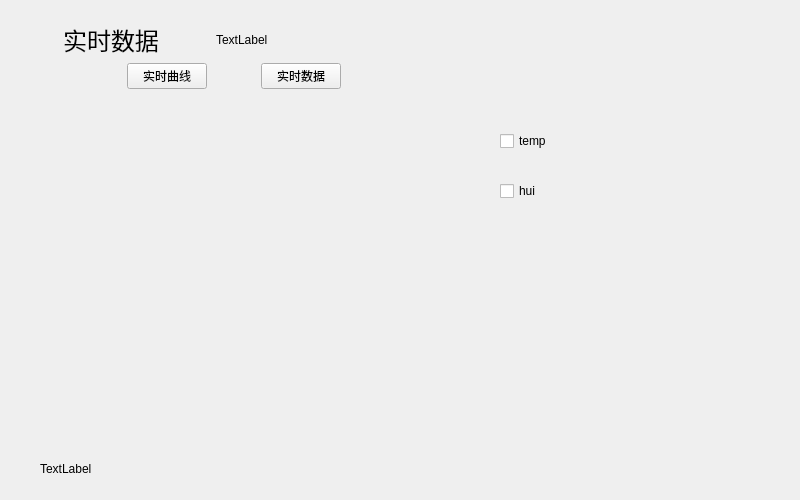
<?xml version="1.0" encoding="UTF-8"?>
<ui version="4.0">
 <class>RealData</class>
 <widget class="QWidget" name="RealData">
  <property name="geometry">
   <rect>
    <x>0</x>
    <y>0</y>
    <width>800</width>
    <height>500</height>
   </rect>
  </property>
  <property name="windowTitle">
   <string>Form</string>
  </property>
  <widget class="QStackedWidget" name="stackedWidget">
   <property name="geometry">
    <rect>
     <x>100</x>
     <y>90</y>
     <width>551</width>
     <height>341</height>
    </rect>
   </property>
   <property name="currentIndex">
    <number>1</number>
   </property>
   <widget class="QWidget" name="pageCurve">
    <widget class="QPushButton" name="pushButton">
     <property name="geometry">
      <rect>
       <x>120</x>
       <y>90</y>
       <width>99</width>
       <height>27</height>
      </rect>
     </property>
     <property name="text">
      <string>曲线</string>
     </property>
    </widget>
   </widget>
   <widget class="QCustomPlot" name="pageData">
    <widget class="QCheckBox" name="checkBox_temp">
     <property name="geometry">
      <rect>
       <x>400</x>
       <y>40</y>
       <width>97</width>
       <height>22</height>
      </rect>
     </property>
     <property name="text">
      <string>temp</string>
     </property>
    </widget>
    <widget class="QCheckBox" name="checkBox_hui">
     <property name="geometry">
      <rect>
       <x>400</x>
       <y>90</y>
       <width>97</width>
       <height>22</height>
      </rect>
     </property>
     <property name="text">
      <string>hui</string>
     </property>
    </widget>
   </widget>
  </widget>
  <widget class="QLabel" name="label">
   <property name="geometry">
    <rect>
     <x>40</x>
     <y>460</y>
     <width>67</width>
     <height>17</height>
    </rect>
   </property>
   <property name="text">
    <string>TextLabel</string>
   </property>
  </widget>
  <widget class="QWidget" name="layoutWidget">
   <property name="geometry">
    <rect>
     <x>11</x>
     <y>22</y>
     <width>309</width>
     <height>35</height>
    </rect>
   </property>
   <layout class="QHBoxLayout" name="horizontalLayout">
    <item>
     <spacer name="horizontalSpacer_3">
      <property name="orientation">
       <enum>Qt::Horizontal</enum>
      </property>
      <property name="sizeHint" stdset="0">
       <size>
        <width>40</width>
        <height>20</height>
       </size>
      </property>
     </spacer>
    </item>
    <item>
     <widget class="QLabel" name="dataLabel">
      <property name="text">
       <string>&lt;html&gt;&lt;head/&gt;&lt;body&gt;&lt;p align=&quot;center&quot;&gt;&lt;span style=&quot; font-size:18pt;&quot;&gt;实时数据&lt;/span&gt;&lt;/p&gt;&lt;/body&gt;&lt;/html&gt;</string>
      </property>
     </widget>
    </item>
    <item>
     <spacer name="horizontalSpacer">
      <property name="orientation">
       <enum>Qt::Horizontal</enum>
      </property>
      <property name="sizeHint" stdset="0">
       <size>
        <width>40</width>
        <height>20</height>
       </size>
      </property>
     </spacer>
    </item>
    <item>
     <widget class="QLabel" name="timeLabel">
      <property name="text">
       <string>TextLabel</string>
      </property>
     </widget>
    </item>
    <item>
     <spacer name="horizontalSpacer_2">
      <property name="orientation">
       <enum>Qt::Horizontal</enum>
      </property>
      <property name="sizeHint" stdset="0">
       <size>
        <width>40</width>
        <height>20</height>
       </size>
      </property>
     </spacer>
    </item>
   </layout>
  </widget>
  <widget class="QWidget" name="layoutWidget">
   <property name="geometry">
    <rect>
     <x>30</x>
     <y>60</y>
     <width>408</width>
     <height>32</height>
    </rect>
   </property>
   <layout class="QHBoxLayout" name="horizontalLayout_2">
    <item>
     <spacer name="horizontalSpacer_4">
      <property name="orientation">
       <enum>Qt::Horizontal</enum>
      </property>
      <property name="sizeHint" stdset="0">
       <size>
        <width>40</width>
        <height>20</height>
       </size>
      </property>
     </spacer>
    </item>
    <item>
     <spacer name="horizontalSpacer_5">
      <property name="orientation">
       <enum>Qt::Horizontal</enum>
      </property>
      <property name="sizeHint" stdset="0">
       <size>
        <width>40</width>
        <height>20</height>
       </size>
      </property>
     </spacer>
    </item>
    <item>
     <widget class="QPushButton" name="ButtonCurve">
      <property name="text">
       <string>实时曲线</string>
      </property>
     </widget>
    </item>
    <item>
     <spacer name="horizontalSpacer_8">
      <property name="orientation">
       <enum>Qt::Horizontal</enum>
      </property>
      <property name="sizeHint" stdset="0">
       <size>
        <width>40</width>
        <height>20</height>
       </size>
      </property>
     </spacer>
    </item>
    <item>
     <widget class="QPushButton" name="ButtonData">
      <property name="text">
       <string>实时数据</string>
      </property>
     </widget>
    </item>
    <item>
     <spacer name="horizontalSpacer_6">
      <property name="orientation">
       <enum>Qt::Horizontal</enum>
      </property>
      <property name="sizeHint" stdset="0">
       <size>
        <width>40</width>
        <height>20</height>
       </size>
      </property>
     </spacer>
    </item>
    <item>
     <spacer name="horizontalSpacer_7">
      <property name="orientation">
       <enum>Qt::Horizontal</enum>
      </property>
      <property name="sizeHint" stdset="0">
       <size>
        <width>40</width>
        <height>20</height>
       </size>
      </property>
     </spacer>
    </item>
   </layout>
  </widget>
 </widget>
 <customwidgets>
  <customwidget>
   <class>QCustomPlot</class>
   <extends>QWidget</extends>
   <header>qcustomplot.h</header>
   <container>1</container>
  </customwidget>
 </customwidgets>
 <resources/>
 <connections/>
</ui>
